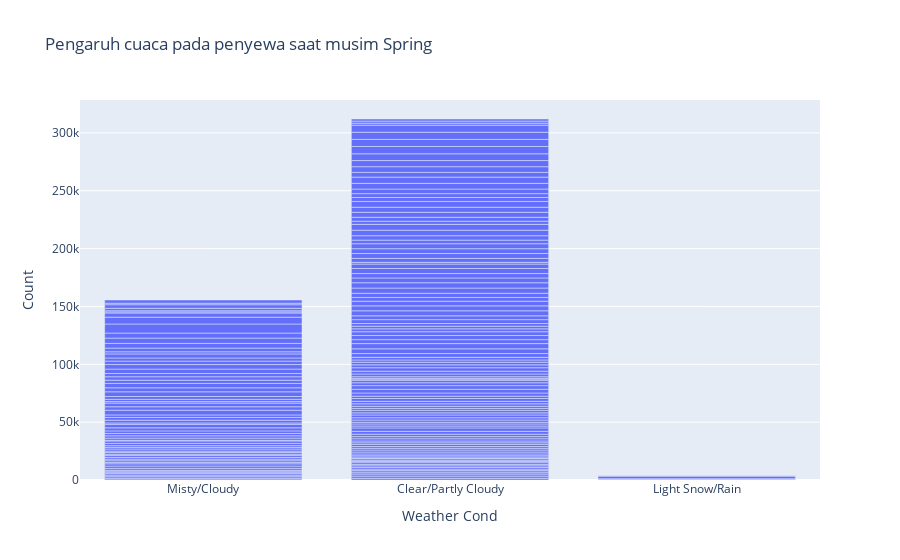

Source (notebook cell):
### Markdown cell above
### Pertanyaan 2: Apakah cuaca berpengaruh pada penyewa pada musim 1 (spring) ?

### Code cell
filter_data = df_day[df_day['season'] == 'Spring']

fig = px.bar(filter_data, x="weather_cond", y="count", title="Pengaruh cuaca pada penyewa saat musim Spring")
fig.update_xaxes(title="Weather Cond")
fig.update_yaxes(title="Count")

fig.show()

### Figure 1 — Plotly figure (JSON) as saved in the notebook; plotly's stock layout.template omitted (floating-point values rounded to 4 significant figures; data arrays with more than 128 entries replaced by an {"elided": "..."} marker saying what was removed)
{"data": [{"alignmentgroup": "True", "hovertemplate": "weather_cond=%{x}<br>count=%{y}<extra></extra>", "legendgroup": "", "marker": {"color": "#636efa", "pattern": {"shape": ""}}, "name": "", "offsetgroup": "", "orientation": "v", "showlegend": false, "textposition": "auto", "type": "bar", "x": {"elided": "181 str values"}, "xaxis": "x", "y": {"elided": "181 int values"}, "yaxis": "y"}], "layout": {"barmode": "relative", "legend": {"tracegroupgap": 0}, "title": {"text": "Pengaruh cuaca pada penyewa saat musim Spring"}, "xaxis": {"anchor": "y", "domain": [0, 1], "title": {"text": "Weather Cond"}}, "yaxis": {"anchor": "x", "domain": [0, 1], "title": {"text": "Count"}}}}
